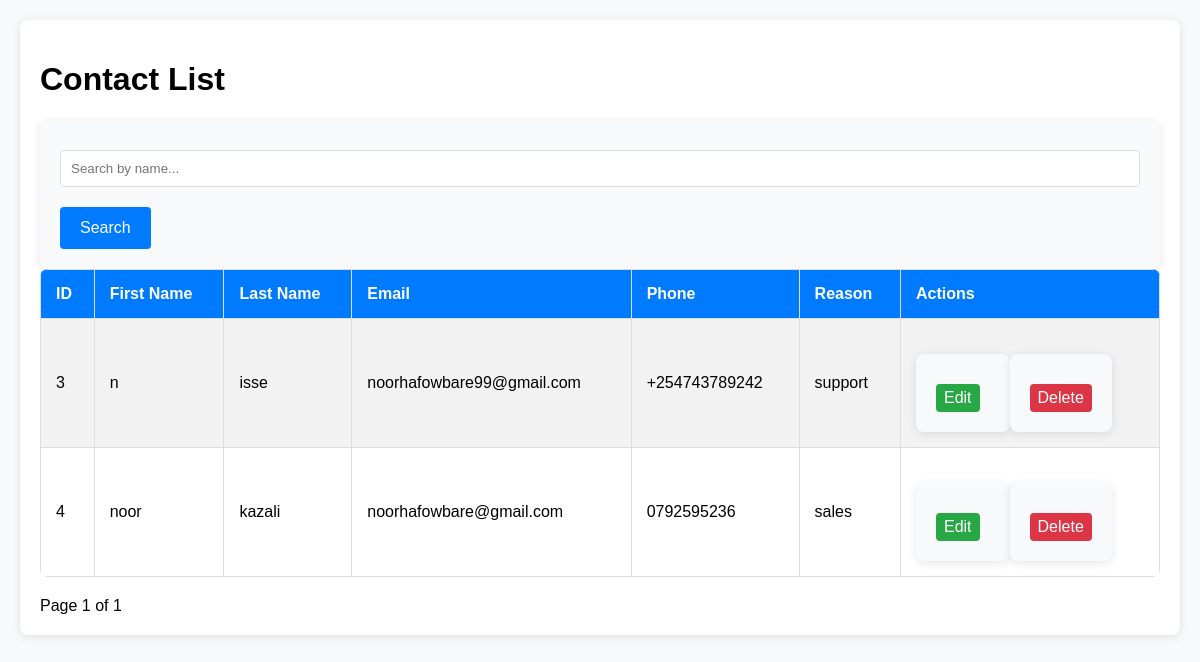
/admin/contacts, run on an earlier commit of the app's database.
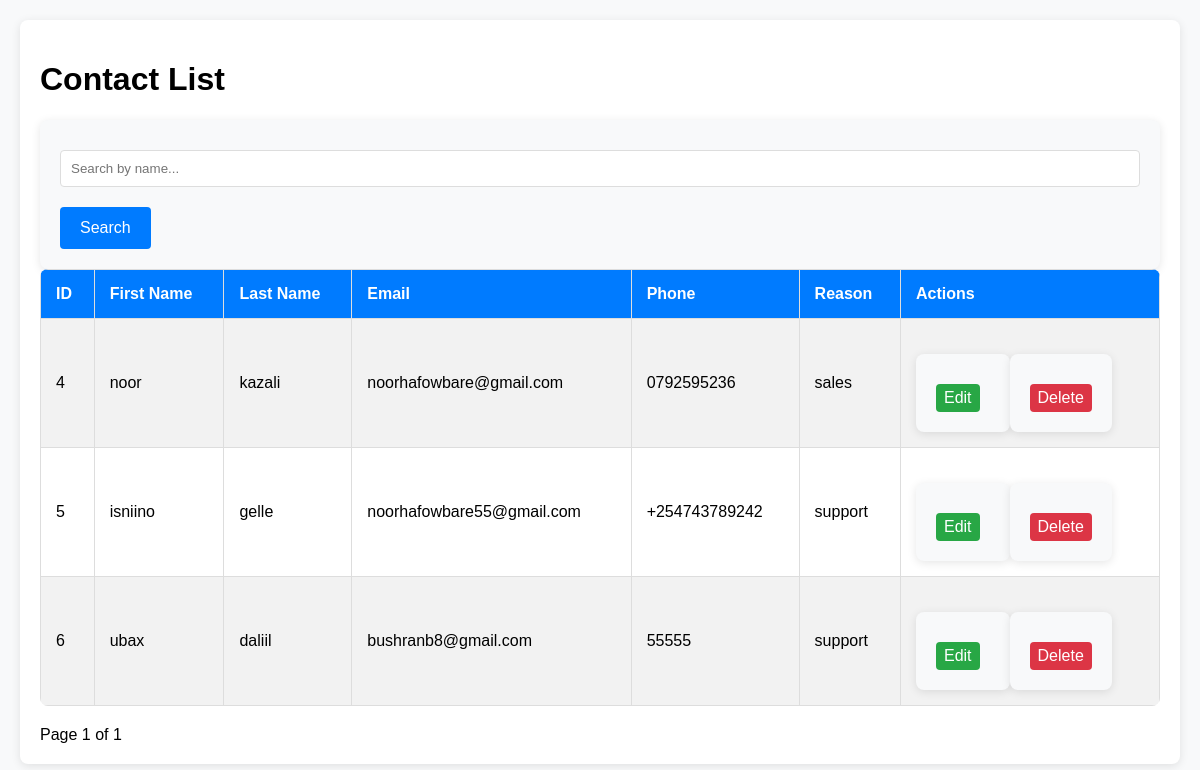
And on a later commit of the database.
### tables this page shows
CREATE TABLE contacts (
                    id INTEGER PRIMARY KEY AUTOINCREMENT,
                    first_name TEXT NOT NULL,
                    last_name TEXT NOT NULL,
                    email TEXT NOT NULL,
                    phone TEXT NOT NULL,
                    reason TEXT NOT NULL
                );

### app.py (the view)
@app.route('/admin/contacts')
def view_contacts():
    search = request.args.get('search', '')  # Search functionality
    page = request.args.get('page', 1, type=int)
    per_page = 10  # Number of records per page
    offset = (page - 1) * per_page
    conn = get_db_connection()
    query = 'SELECT * FROM contacts WHERE first_name LIKE ? OR last_name LIKE ? LIMIT ? OFFSET ?'
    search_param = f"%{search}%"
    contacts = conn.execute(query, (search_param, search_param, per_page, offset)).fetchall()
    total_query = 'SELECT COUNT(*) FROM contacts WHERE first_name LIKE ? OR last_name LIKE ?'
    total = conn.execute(total_query, (search_param, search_param)).fetchone()[0]
    conn.close()
    return render_template('contacts.html', contacts=contacts, page=page, per_page=per_page, total=total)

### app.py (called while the page is built)
def get_db_connection():
    conn = sqlite3.connect('database.db')
    conn.row_factory = sqlite3.Row
    return conn

### templates/contacts.html (shortened to what this page needs)
<!DOCTYPE html>
<html lang="en">
  <head>
    <link
      rel="stylesheet"
      href="{{ url_for('static', filename='css/admin.css') }}"
    />
  </head>
  <body>
    <div class="container">
      <h1>Contact List</h1>
      <div class="search-container">
        <form action="{{ url_for('view_contacts') }}" method="GET">
          <input
            type="text"
            name="search"
            placeholder="Search by name..."
            value="{{ request.args.get('search', '') }}"
          />
          <button type="submit">Search</button>
        </form>
      </div>
      <table>
        <tr>
          <th>ID</th>
          <th>First Name</th>
          <th>Last Name</th>
          <th>Email</th>
          <th>Phone</th>
          <th>Reason</th>
          <th>Actions</th>
        </tr>
        {% for contact in contacts %}
        <tr>
          <td>{{ contact.id }}</td>
          <td>{{ contact.first_name }}</td>
          <td>{{ contact.last_name }}</td>
          <td>{{ contact.email }}</td>
          <td>{{ contact.phone }}</td>
          <td>{{ contact.reason }}</td>
          <td>
            <div class="actions">
              <form
                action="{{ url_for('edit_contact', id=contact.id) }}"
                method="GET"
                style="display: inline"
              >
                <button class="edit" type="submit">Edit</button>
              </form>
              <form
                action="{{ url_for('delete_contact', id=contact.id) }}"
                method="POST"
                style="display: inline"
                onsubmit="return confirm('Are you sure you want to delete this contact?');"
              >
                <button class="delete" type="submit">Delete</button>
              </form>
            </div>
          </td>
        </tr>
        {% endfor %}
      </table>
      <div class="pagination">
        <span
          >Page {{ page }} of {{ (total // per_page) + (1 if total % per_page >
          0 else 0) }}</span
        >
      </div>
    </div>
  </body>
</html>

### static/css/admin.css (style rules this page uses)
body { font-family: Arial, sans-serif; background-color: #f8f9fa; margin: 0; padding: 20px; }
.container { max-width: 1200px; margin: 0 auto; padding: 20px; background-color: white; border-radius: 8px; box-shadow: 0 2px 10px rgba(0, 0, 0, 0.1); }
table { width: 100%; border-collapse: collapse; margin-bottom: 20px; background-color: white; border-radius: 8px; overflow: hidden; }
table th, table td { padding: 15px; border: 1px solid #ddd; text-align: left; }
table th { background-color: #007bff; color: white; font-size: 16px; }
table tr:nth-child(even) { background-color: #f2f2f2; }
button.edit { background-color: #28a745; color: white; border: none; padding: 5px 8px; border-radius: 4px; cursor: pointer; margin-right: 10px; }
button.delete { background-color: #dc3545; color: white; border: none; padding: 5px 8px; border-radius: 4px; cursor: pointer; }
.actions { display: flex; justify-content: flex-start; align-items: center; }
form { margin-top: 20px; background-color: #f8f9fa; padding: 20px; border-radius: 8px; box-shadow: 0 2px 10px rgba(0, 0, 0, 0.1); }
form input, form select, form textarea { width: 100%; padding: 10px; margin: 10px 0; border: 1px solid #ddd; border-radius: 4px; box-sizing: border-box; }
form button { background-color: #007bff; color: white; padding: 12px 20px; border: none; border-radius: 4px; cursor: pointer; font-size: 16px; margin-top: 10px; }

What changed in the data, as far as the page shows it:
removed contacts: id "3", first_name "n", last_name "isse", email "noorhafowbare99@gmail.com", phone "+254743789242", reason "support"
added contacts: id "5", first_name "isniino", last_name "gelle", email "noorhafowbare55@gmail.com", phone "+254743789242", reason "support"
added contacts: id "6", first_name "ubax", last_name "daliil", email "bushranb8@gmail.com", phone "55555", reason "support"
